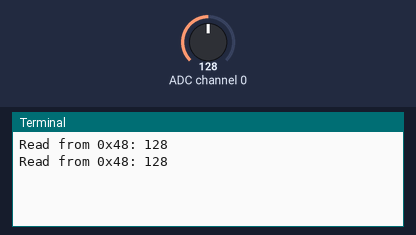
This program was run on a simulated Raspberry Pi (BCM pin numbers). On the bench: the last lines printed to the terminal. The test bench sets the inputs (shaded band); at power-on: ADC channel 0 = 128 (analog values on the 0–255 scale).

Above: at 1.2 s.
1.3 s: ADC channel 0 set to 178
At 2.6 s:
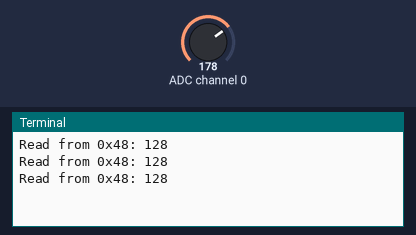
2.8 s: ADC channel 0 set to 224
At 3.8 s:
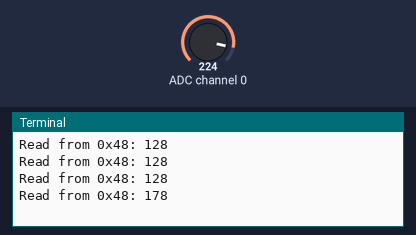
Timing chart, 0 to 5.8 s (numbered marks = the images above; inputs shaded):
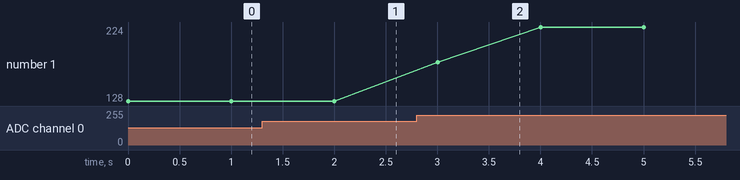

Measured:
- plotted number 1: 128 → 224 after the input at 2.8 s

The program:

example.py
```python
# Use Python with smbus2 on a Raspberry Pi to read a byte from a 5V I2C device through the TXS0108E level shifter (with OE and pull-ups configured).
#
# Buy this module: https://shillehtek.com/products/shillehtek-pre-soldered-txs0108e-high-speed-full-duplex-8-channel-logic-level-bi-directional-converter
# Full manual: https://shillehtek.com/blogs/shillehtek-product-manuals/shillehtek-pre-soldered-txs0108e-high-speed-full-duplex-8-channel-logic-level-bi-directional-converter-manual
# More examples: https://github.com/shillehbean/shillehtek-examples
#

#!/usr/bin/env python3
# TXS0108E - Reading a 5V I2C device from a Raspberry Pi
# Pi SDA (GPIO 2) -> A1, Pi SCL (GPIO 3) -> A2
# B1, B2 -> 5V device SDA/SCL with 4.7k pull-ups to 5V
# VA = 3.3V (Pin 1), VB = 5V (Pin 2), OE = 3.3V

from smbus2 import SMBus
import time

I2C_BUS = 1
DEVICE_ADDR = 0x48  # example: PCF8591 5V ADC

with SMBus(I2C_BUS) as bus:
    while True:
        try:
            # Read one byte from the 5V device
            value = bus.read_byte(DEVICE_ADDR)
            print("Read from 0x{:02X}: {}".format(DEVICE_ADDR, value))
        except OSError as e:
            print("I2C error - check pull-ups and OE pin:", e)
        time.sleep(1)
```
